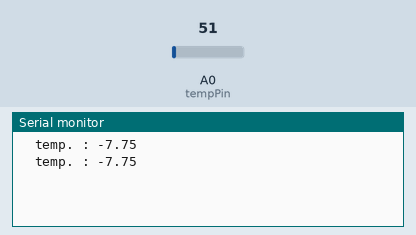
This sketch was run on a simulated Arduino Uno, built with avr-gcc and run on an emulated ATmega328P. Shown: the last lines printed to the serial monitor. Inputs (shaded band) come from the test bench; at power-on: A0 (tempPin) = 51.

Above: at 1.8 s.
1.9 s: A0 (tempPin) set to 61
At 2.7 s:
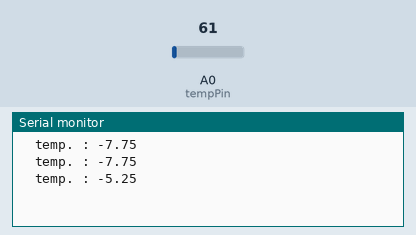
3.4 s: A0 (tempPin) set to 71
At 4.8 s:
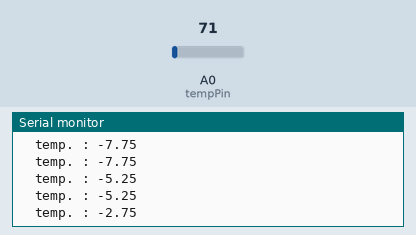
Timing chart, 0 to 6.4 s (numbered marks = the images above; inputs shaded):
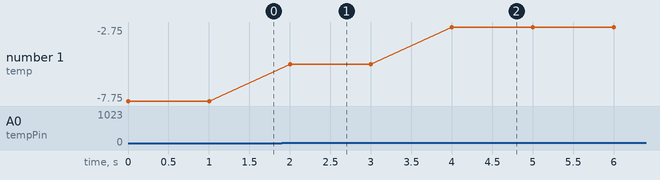

Measured:
- after the input at 1.9 s, the serial monitor: prints a new line after 0.10 s (image 1)
- after the input at 3.4 s, the serial monitor: prints a new line after 0.60 s (image 2)
- plotted number 1: -7.75 → -5.25 after the input at 1.9 s, -5.25 → -2.75 after the input at 3.4 s

The sketch:

_17_Temperature.ino
```cpp
/* Temperatuursensor
  Met behulp van een temperatuursensor kan de temperatuur nauwkeurig worden gemeten. Voor de sensor die wij gebruiken geldt:
  U = 0,01951 x T + 0,4
  met wat handig rekenwerk valt dan af te leiden dat:
  T = ADval / 4 - 20,5    ADval is de waarde die je leest op de ingangen A0 t/m A5
*/


const int tempPin = A0;
int ADval = 0;
float tempC = 0.0;  // tot nu toe hebben we steeds het type int gebruikt
                    // voor komma-getallen gebruiken we het type float


void setup()
{
  Serial.begin(9600);
}


void loop()
{

  ADval = analogRead(tempPin);                  // lees de sensor uit
  tempC = (float)ADval / 4.0 - 20.5;            // reken de waarde om naar temperatuur

  Serial.print("  temp. : ");                    // en schrijf de waarde naar de monitor
  Serial.println(tempC);

  delay(1000); // metingen 1x per seconde
}


/*
  Extra Opdracht 1:
  Automatische koorts-thermomenter. Breid de schakeling uit met 2 LED's: een rode en een groene. Pas de sketch aan zodat
  de groene LED gaat branden als de temperatuur tussen de 25 en 30 graden is (rode LED uit). En als de temperatuur onder
  de 25 of boven de graden komt gaat de rode LED aan en de groene uit.

  Extra Opdracht 2:
  Breid de schakeling uit met een 3de LED (geel)
  De groene LED brandt als de temperatuur tussen de 27 en 28 graden is
  De oranje brandt als de temperatuur tussen 25 en 27 is of tussen de 28 en 30 graden.
  De rode LED brandt onder de 25 graden en boven de 30 graden.

*/
```
